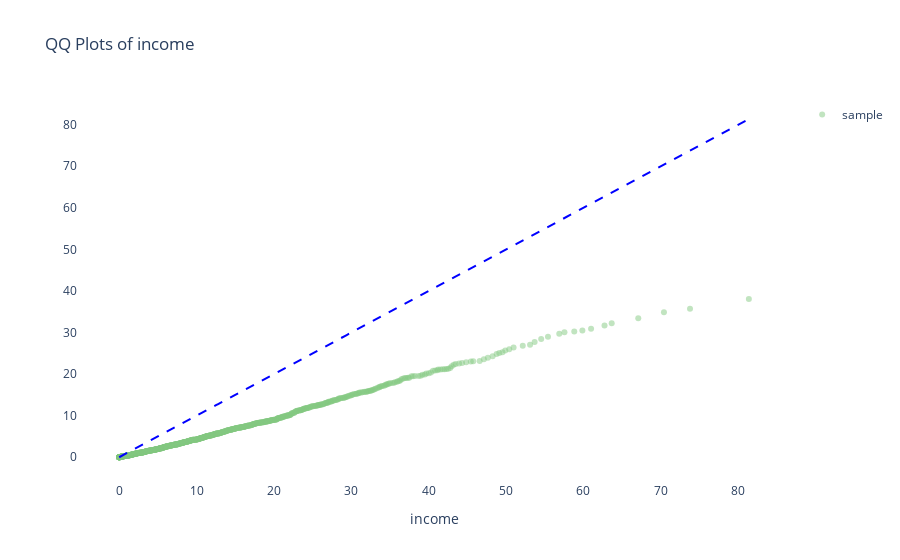
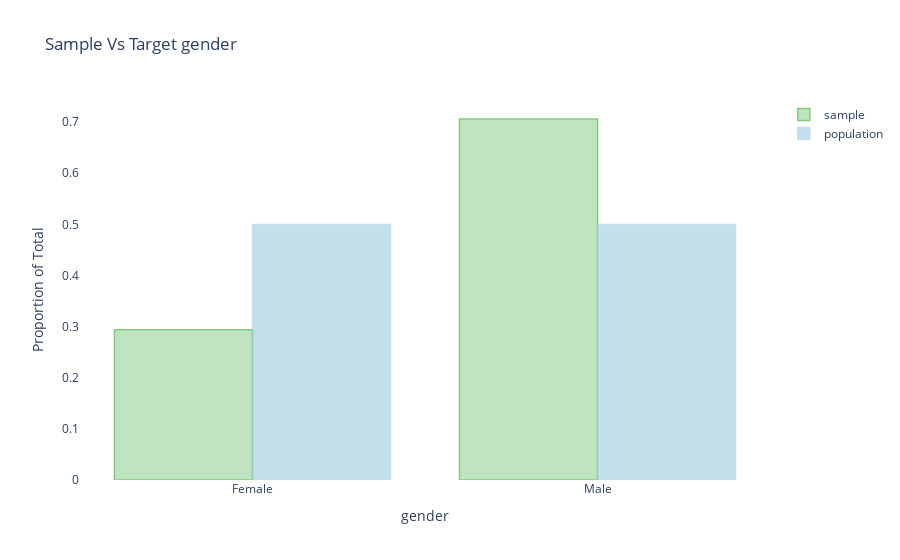
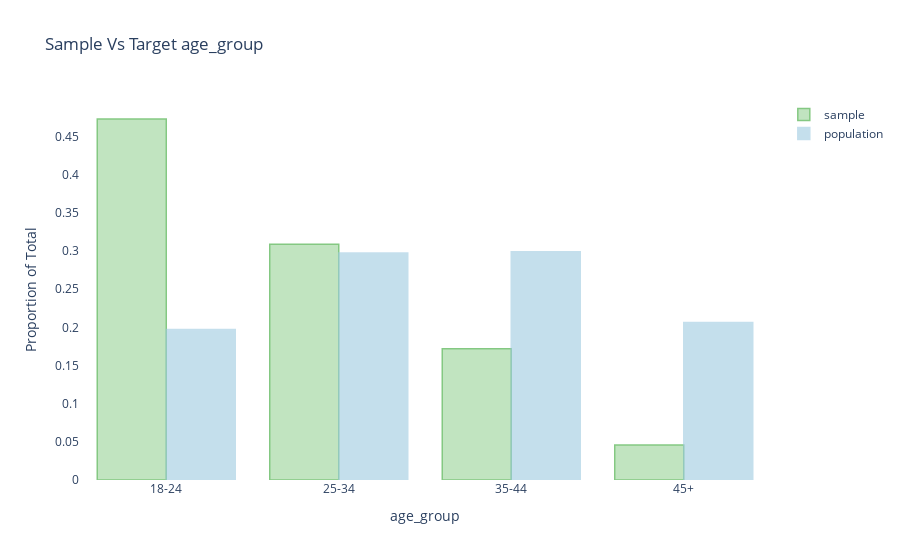

The notebook cell these images were saved under, in order:
### Code cell
sample_with_target.covars().plot()

### Figure 1 — Plotly figure (JSON) as saved in the notebook; plotly's stock layout.template omitted (floating-point values rounded to 4 significant figures; data arrays with more than 128 entries replaced by an {"elided": "..."} marker saying what was removed)
{"data": [{"marker": {"color": "rgba(52,165,48,0.5)"}, "mode": "markers", "name": "sample", "opacity": 0.6, "x": {"elided": "1000 float values"}, "y": {"elided": "1000 float values"}, "type": "scatter"}, {"line": {"color": "blue", "dash": "dash", "width": 2}, "showlegend": false, "x": {"elided": "1000 float values"}, "y": {"elided": "1000 float values"}, "type": "scatter"}], "layout": {"paper_bgcolor": "rgb(255, 255, 255)", "plot_bgcolor": "rgb(255, 255, 255)", "title": {"text": "QQ Plots of income"}, "xaxis": {"linewidth": 1, "mirror": true, "title": {"text": "income"}, "zeroline": false, "type": "linear", "range": [-4.812, 86.18], "autorange": true}, "yaxis": {"linewidth": 1, "mirror": true, "zeroline": false, "type": "linear", "range": [-5.867, 85.96], "autorange": true}}}

### Figure 2 — Plotly figure (JSON) as saved in the notebook; plotly's stock layout.template omitted (floating-point values rounded to 4 significant figures)
{"data": [{"marker": {"color": "rgba(52,165,48,0.5)", "line": {"color": "rgba(52,165,48,1)", "width": 1.5}}, "name": "sample", "opacity": 0.6, "visible": true, "x": ["Female", "Male"], "y": [0.2939, 0.7061], "type": "bar"}, {"marker": {"color": "rgb(158,202,225,.8)", "line": {"color": "rgb(158,202,225,1)", "width": 1.5}}, "name": "population", "opacity": 0.6, "visible": true, "x": ["Female", "Male"], "y": [0.5, 0.5], "type": "bar"}], "layout": {"paper_bgcolor": "rgb(255, 255, 255)", "plot_bgcolor": "rgb(255, 255, 255)", "title": {"text": "Sample Vs Target gender"}, "xaxis": {"title": {"text": "gender"}, "type": "category", "range": [-0.5, 1.5], "autorange": true}, "yaxis": {"title": {"text": "Proportion of Total"}, "type": "linear", "range": [0, 0.7433], "autorange": true}}}

### Figure 3 — Plotly figure (JSON) as saved in the notebook; plotly's stock layout.template omitted (floating-point values rounded to 4 significant figures)
{"data": [{"marker": {"color": "rgba(52,165,48,0.5)", "line": {"color": "rgba(52,165,48,1)", "width": 1.5}}, "name": "sample", "opacity": 0.6, "visible": true, "x": ["18-24", "25-34", "35-44", "45+"], "y": [0.473, 0.309, 0.172, 0.046], "type": "bar"}, {"marker": {"color": "rgb(158,202,225,.8)", "line": {"color": "rgb(158,202,225,1)", "width": 1.5}}, "name": "population", "opacity": 0.6, "visible": true, "x": ["18-24", "25-34", "35-44", "45+"], "y": [0.1971, 0.2974, 0.2992, 0.2063], "type": "bar"}], "layout": {"paper_bgcolor": "rgb(255, 255, 255)", "plot_bgcolor": "rgb(255, 255, 255)", "title": {"text": "Sample Vs Target age_group"}, "xaxis": {"title": {"text": "age_group"}, "type": "category", "range": [-0.5, 3.5], "autorange": true}, "yaxis": {"title": {"text": "Proportion of Total"}, "type": "linear", "range": [0, 0.4979], "autorange": true}}}
